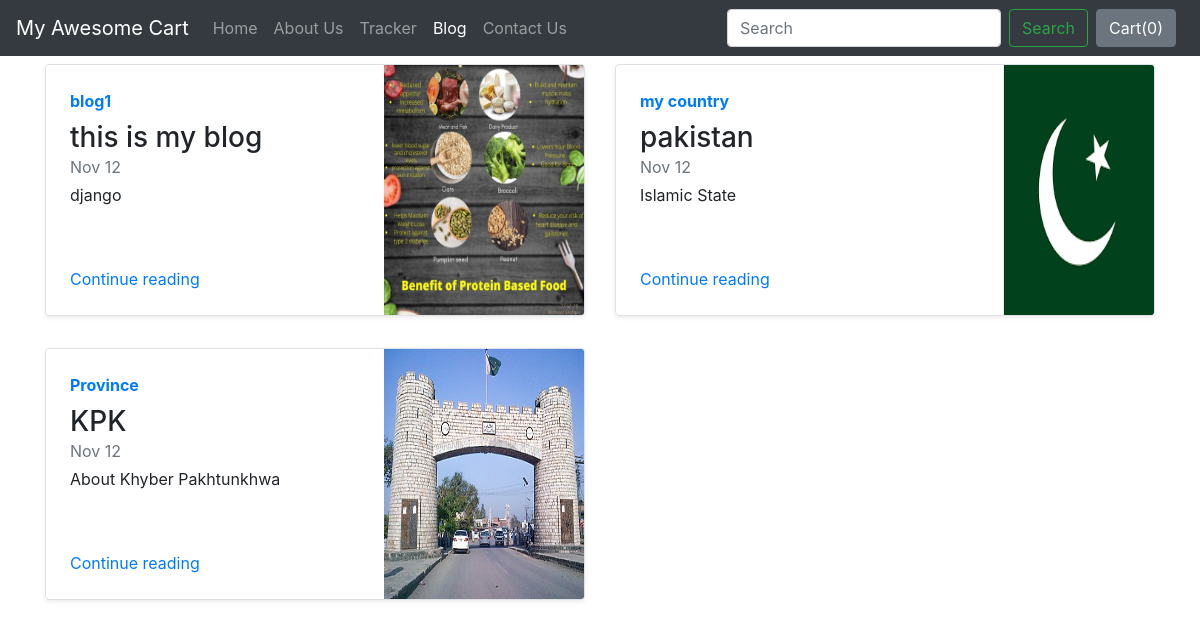
Screenshot of /blog/ with the database file from the repository.
### blog/models.py (models this page shows)
class Blogpost(models.Model):
    post_id = models.AutoField(primary_key=True)
    title = models.CharField(max_length=50)
    head0 = models.CharField(max_length=500, default="")
    chead0 = models.CharField(max_length=5000, default="")
    head1 = models.CharField(max_length=500, default="")
    chead1 = models.CharField(max_length=5000, default="")
    head2 = models.CharField(max_length=500, default="")
    chead2 = models.CharField(max_length=5000, default="")
    pub_date = models.DateField()
    thumbnail = models.ImageField(upload_to='shop/images', default="")
    def __str__(self):
        return self.title

### blog/views.py (the view)
# urls.py: path("", views.index, name="blogHome"),
def index(request):
    myposts= Blogpost.objects.all()
    print(myposts)
    return render(request, 'blog/index.html', {'myposts': myposts})

### blog/templates/blog/index.html
{% extends 'blog/basic.html' %}
{% block body %}
<div class="container">
<div class="row my-2">
    {% for item in myposts %}
        <div class="col-md-6">
            <div
                class="row no-gutters border rounded overflow-hidden flex-md-row mb-4 shadow-sm h-md-250 position-relative">
                <div class="col p-4 d-flex flex-column position-static">
                    <strong class="d-inline-block mb-2 text-primary">{{item.head0}}</strong>
                    <h3 class="mb-0">{{item.title}}</h3>
                    <div class="mb-1 text-muted">Nov 12</div>
                    <p class="card-text mb-auto">{{item.head1}}</p>
                    <a href="blogpost1/{{item.post_id}}" class="stretched-link">Continue reading</a>
                </div>
                <div class="col-auto d-none d-lg-block">
                    <img src="/media/{{item.thumbnail}}" class="bd-placeholder-img" width="200" height="250"
                        aria-label="Placeholder: Thumbnail"/>
                </div>
            </div>
        </div>
{% if forloop.counter|divisibleby:2 %}
    </div><div class="row my-2">
    {% endif %}
    {% endfor %}
</div>
</div>
{% endblock %}

### blog/templates/blog/basic.html (shortened to what this page needs)
<!doctype html>
<html lang="en">
  <head>
    <link rel="stylesheet" href="https://stackpath.bootstrapcdn.com/bootstrap/4.2.1/css/bootstrap.min.css">
  </head>
  <body>
    <nav class="navbar navbar-expand-lg navbar-dark bg-dark">
  <a class="navbar-brand" href="/shop">My Awesome Cart</a>
  <div class="collapse navbar-collapse" id="navbarSupportedContent">
    <ul class="navbar-nav mr-auto">
      <li class="nav-item">
        <a class="nav-link" href="/shop">Home <span class="sr-only">(current)</span></a>
      </li>
      <li class="nav-item">
        <a class="nav-link" href="/shop/about">About Us</a>
      </li>
      <li class="nav-item">
        <a class="nav-link" href="/shop/tracker">Tracker</a>
      </li>
      <li class="nav-item active">
        <a class="nav-link" href="/blog">Blog</a>
      </li>
       <li class="nav-item">
        <a class="nav-link" href="/shop/contact">Contact Us</a>
      </li>
    </ul>
    <form class="form-inline my-2 my-lg-0">
      <input class="form-control mr-sm-2" type="search" placeholder="Search" aria-label="Search">
      <button class="btn btn-outline-success my-2 my-sm-0" type="submit">Search</button>
    </form>
    <button type="button" class="btn btn-secondary mx-2" id="popcart" data-container="body" data-toggle="popover" data-placement="bottom" data-html="true" data-content="Vivamus
sagittis lacus vel augue laoreet rutrum faucibus.">
  Cart(<span id="cart">0</span>)
</button>
  </div>
</nav>
  {% block body %} {% endblock %}
  </body>
</html>

### rows the page displays
Blogpost: head0 "blog1", title "this is my blog", head1 "django", thumbnail (picture)
Blogpost: head0 "my country", title "pakistan", head1 "Islamic State", thumbnail (picture)
Blogpost: head0 "Province", title "KPK", head1 "About Khyber Pakhtunkhwa", thumbnail (picture)
